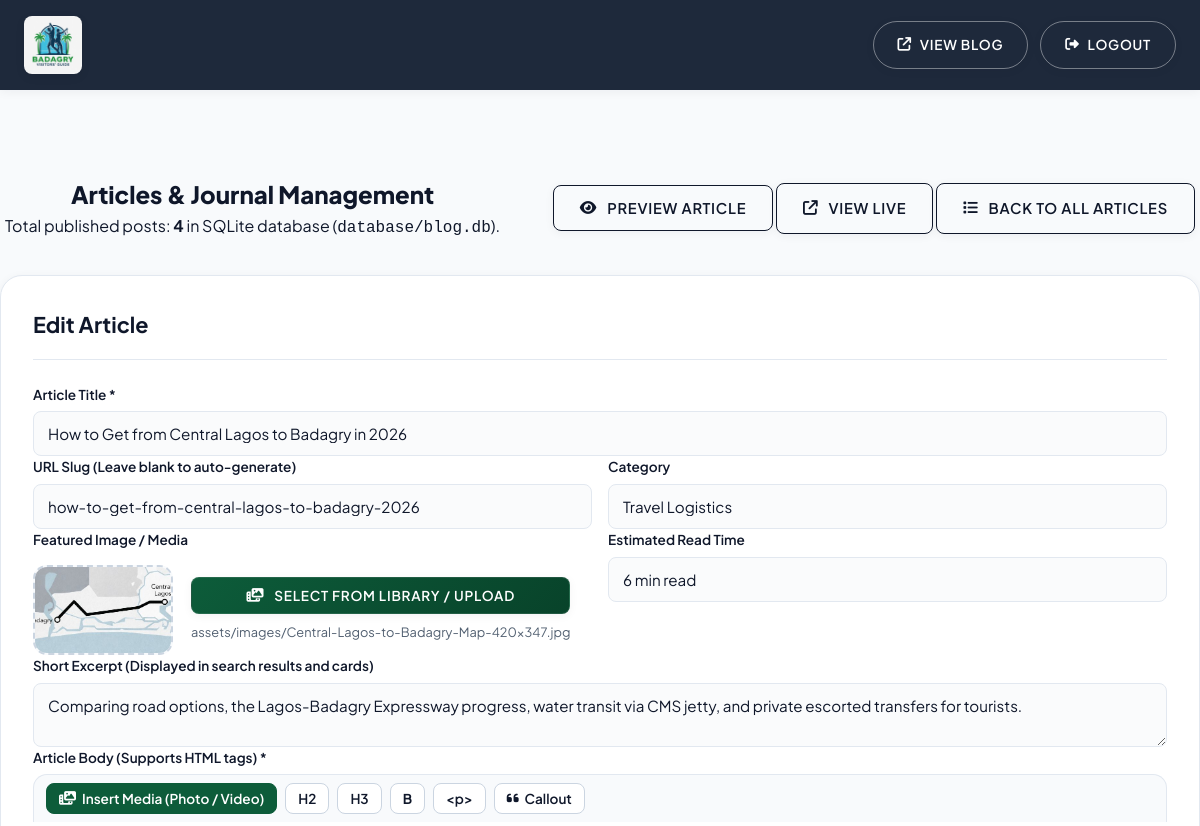
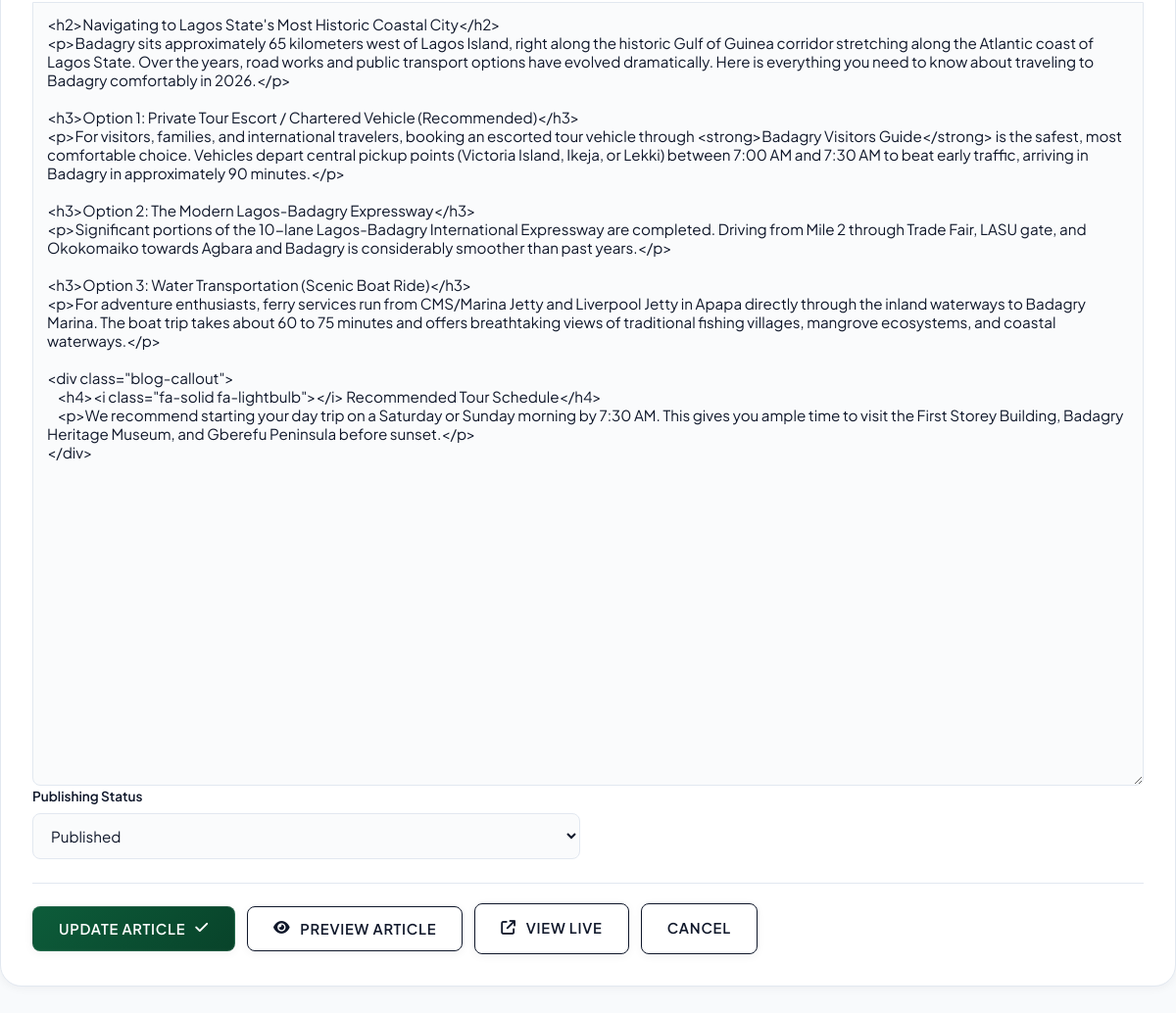
The page /admin?action=edit&id=3 (signed in) on the database its author committed (2 pictures, top to bottom).
### tables this page shows
CREATE TABLE posts (
            id INTEGER PRIMARY KEY AUTOINCREMENT,
            title TEXT NOT NULL,
            slug TEXT UNIQUE NOT NULL,
            excerpt TEXT,
            content TEXT NOT NULL,
            featured_image TEXT,
            author TEXT DEFAULT 'Badagry Visitors Guide',
            category TEXT DEFAULT 'Travel Guide',
            read_time TEXT DEFAULT '5 min read',
            views INTEGER DEFAULT 0,
            published_at DATETIME DEFAULT CURRENT_TIMESTAMP,
            status TEXT DEFAULT 'published'
        );

### admin.php (the view, shortened to what this page needs)
<?php
$db = getDB();
$action = $_GET['action'] ?? 'list';
$error = '';
$isLoggedIn = !empty($_SESSION['admin_logged_in']);
$editPost = null;
if ($isLoggedIn && $action === 'edit' && isset($_GET['id'])) {
    $stmt = $db->prepare("SELECT * FROM posts WHERE id = :id LIMIT 1");
    $stmt->execute([':id' => (int)$_GET['id']]);
    $editPost = $stmt->fetch();
}
$allPosts = [];
if ($isLoggedIn) {
    $allPosts = $db->query("SELECT * FROM posts ORDER BY published_at DESC")->fetchAll();
}
?>
<!DOCTYPE html>
<html lang="en">
<head>
  <link rel="stylesheet" href="https://cdnjs.cloudflare.com/ajax/libs/font-awesome/6.5.1/css/all.min.css" />
  <link rel="stylesheet" href="/style.css?v=3.00" />
</head>
<body class="admin-body">
  <header class="admin-header">
    <div class="site-container admin-header-wrap">
      <a href="/" class="brand-logo">
        <img src="/assets/logo.jpg" alt="Logo" class="brand-logo-img" />
      </a>
      <div class="admin-header-actions">
        <a href="/blog/" class="btn btn-sm btn-outline-white" target="_blank"><i class="fa-solid fa-arrow-up-right-from-square"></i> View Blog</a>
        <?php if ($isLoggedIn): ?>
          <a href="/admin?logout=1" class="btn btn-sm btn-outline-white"><i class="fa-solid fa-right-from-bracket"></i> Logout</a>
        <?php endif; ?>
      </div>
    </div>
  </header>
  <main class="site-container admin-container section-padding">
    <?php if (!$isLoggedIn): ?>
      <div class="admin-login-card">
        <div class="login-header text-center">
          <i class="fa-solid fa-shield-halved login-icon"></i>
          <h2>Author Dashboard</h2>
          <p>Enter your management security PIN to publish and edit articles.</p>
        </div>
        <?php if ($error): ?>
          <div class="admin-alert alert-error"><?= htmlspecialchars($error) ?></div>
        <?php endif; ?>
        <form method="POST" action="/admin" class="admin-form">
          <div class="form-group">
            <div class="password-input-wrap">
              <input type="password" id="login_pin" name="login_pin" class="form-input" placeholder="Enter PIN" required autofocus autocomplete="current-password" />
              <button type="button" class="toggle-password-btn" id="togglePinVisibilityBtn" aria-label="Show or hide PIN" title="Show/Hide PIN">
                <i class="fa-regular fa-eye" id="togglePinIcon"></i>
              </button>
            </div>
          </div>
          <button type="submit" class="btn btn-primary w-100">Unlock Dashboard <i class="fa-solid fa-unlock"></i></button>
        </form>
        <script>
          (function() {
            const pinInput = document.getElementById('login_pin');
            const toggleBtn = document.getElementById('togglePinVisibilityBtn');
            const toggleIcon = document.getElementById('togglePinIcon');
            if (toggleBtn && pinInput && toggleIcon) {
              toggleBtn.addEventListener('click', function(e) {
                e.preventDefault();
                const isPassword = pinInput.getAttribute('type') === 'password';
                pinInput.setAttribute('type', isPassword ? 'text' : 'password');
                toggleIcon.classList.toggle('fa-eye', !isPassword);
                toggleIcon.classList.toggle('fa-eye-slash', isPassword);
                pinInput.focus();
              });
            }
          })();
        </script>
      </div>
    <?php else: ?>
      <div class="admin-dashboard-header">
        <div>
          <h2>Articles &amp; Journal Management</h2>
          <p>Total published posts: <strong><?= count($allPosts) ?></strong> in SQLite database (<code>database/blog.db</code>).</p>
        </div>
        <div class="admin-top-btns">
          <?php if ($action === 'list'): ?>
            <a href="/admin?action=update_sitemaps" class="btn btn-outline-dark" title="Regenerate both sitemap.xml and image-sitemap.xml"><i class="fa-solid fa-arrows-rotate"></i> Update Sitemaps</a>
            <a href="/admin?action=new" class="btn btn-primary"><i class="fa-solid fa-plus"></i> Write New Article</a>
          <?php else: ?>
            <button type="button" class="btn btn-outline-dark" id="previewArticleBtnTop" title="Preview article appearance with live formatting"><i class="fa-solid fa-eye"></i> Preview Article</button>
            <?php if ($editPost && !empty($editPost['slug'])): ?>
              <a href="/blog/<?= htmlspecialchars($editPost['slug']) ?>" target="_blank" class="btn btn-outline-dark" title="View published article on live site"><i class="fa-solid fa-arrow-up-right-from-square"></i> View Live</a>
            <?php endif; ?>
            <a href="/admin" class="btn btn-outline-dark"><i class="fa-solid fa-list"></i> Back to All Articles</a>
          <?php endif; ?>
        </div>
      </div>
      <?php if ($action === 'new' || $action === 'edit'): ?>
        <div class="admin-card">
          <h3 class="admin-card-title"><?= $action === 'edit' ? 'Edit Article' : 'Publish New Article' ?></h3>
          <form method="POST" action="/admin" class="admin-form">
            <div class="form-group">
              <label for="postTitle">Article Title *</label>
              <input type="text" id="postTitle" name="title" class="form-input" required
                value="<?= $editPost ? htmlspecialchars($editPost['title']) : '' ?>"
                placeholder="e.g. 5 Must-See Cultural Landmarks in Badagry" />
            </div>
            <div class="form-row">
              <div class="form-group">
                <label for="postSlug">URL Slug (Leave blank to auto-generate)</label>
                <input type="text" id="postSlug" name="slug" class="form-input"
                  value="<?= $editPost ? htmlspecialchars($editPost['slug']) : '' ?>"
                  placeholder="e.g. 5-must-see-cultural-landmarks-badagry" />
              </div>
              <div class="form-group">
                <label for="postCategory">Category</label>
                <input type="text" id="postCategory" name="category" class="form-input"
                  value="<?= $editPost ? htmlspecialchars($editPost['category']) : 'Travel Guides' ?>"
                  placeholder="e.g. Travel Guides, History &amp; Heritage" />
              </div>
            </div>
            <div class="form-row">
              <div class="form-group" style="flex: 2;">
                <label>Featured Image / Media</label>
                <?php
                  $featVal = $editPost ? htmlspecialchars($editPost['featured_image']) : 'assets/images/Badagry-Heritage-Museum-1-420x347.jpg';
                  $isFeatVideo = preg_match('/\.(mp4|webm|ogg|mov|m4v)$/i', $featVal);
                ?>
                <div class="featured-image-picker">
                  <div class="featured-thumb-wrap" id="featuredThumbWrap">
                    <img id="featuredThumbImg" src="/<?= ltrim($featVal, '/') ?>" alt="Featured preview" style="<?= $isFeatVideo ? 'display: none;' : '' ?>" />
                  </div>
                  <div class="featured-picker-actions">
                    <button type="button" class="btn btn-sm btn-primary" id="openFeaturedMediaBtn">
                      <i class="fa-solid fa-photo-film"></i> Select from Library / Upload
                    </button>
                    <span id="featuredImgPathText" style="font-size: 0.8rem; color: var(--text-muted); word-break: break-all;">
                      <?= $featVal ?>
                    </span>
                  </div>
                </div>
              </div>
              <div class="form-group" style="flex: 1;">
                <label for="postReadTime">Estimated Read Time</label>
                <input type="text" id="postReadTime" name="read_time" class="form-input"
                  value="<?= $editPost ? htmlspecialchars($editPost['read_time']) : '6 min read' ?>" />
              </div>
            </div>
            <div class="form-group">
              <label for="postExcerpt">Short Excerpt (Displayed in search results and cards)</label>
              <textarea id="postExcerpt" name="excerpt" class="form-textarea" rows="2"
                placeholder="Brief 1-2 sentence overview of the article..."><?= $editPost ? htmlspecialchars($editPost['excerpt']) : '' ?></textarea>
            </div>
            <div class="form-group">
              <label for="postContent">Article Body (Supports HTML tags) *</label>
              <div class="editor-toolbar">
                <button type="button" class="btn-tool btn-tool-primary" id="insertContentMediaBtn">
                  <i class="fa-solid fa-photo-film"></i> Insert Media (Photo / Video)
                </button>
                <button type="button" class="btn-tool" onclick="insertTag('h2')" title="Insert Subheading">H2</button>
                <button type="button" class="btn-tool" onclick="insertTag('h3')" title="Insert Sub-subheading">H3</button>
                <button type="button" class="btn-tool" onclick="insertTag('strong')" title="Bold text"><b>B</b></button>
                <button type="button" class="btn-tool" onclick="insertTag('p')" title="Paragraph">&lt;p&gt;</button>
                <button type="button" class="btn-tool" onclick="insertTag('callout')" title="Highlighted callout box"><i class="fa-solid fa-quote-left"></i> Callout</button>
              </div>
              <textarea id="postContent" name="content" class="form-textarea has-toolbar" rows="14" required
                placeholder="Write your article content here. Click 'Insert Media' above to insert photos or videos anywhere in the text..."><?= $editPost ? htmlspecialchars($editPost['content']) : '' ?></textarea>
            </div>
            <div class="form-row">
              <div class="form-group">
                <label for="postStatus">Publishing Status</label>
                <select id="postStatus" name="status" class="form-select">
                  <option value="published" <?= ($editPost && $editPost['status'] === 'published') ? 'selected' : '' ?>>Published</option>
                </select>
              </div>
            </div>
            <div class="admin-form-actions" style="display: flex; gap: 12px; align-items: center; flex-wrap: wrap;">
              <button type="submit" class="btn btn-primary"><?= $action === 'edit' ? 'Update Article' : 'Publish Article' ?> <i class="fa-solid fa-check"></i></button>
              <button type="button" class="btn btn-outline-dark" id="previewArticleBtnBottom" title="Preview article appearance with live formatting"><i class="fa-solid fa-eye"></i> Preview Article</button>
              <?php if ($editPost && !empty($editPost['slug'])): ?>
                <a href="/blog/<?= htmlspecialchars($editPost['slug']) ?>" target="_blank" class="btn btn-outline-dark" title="View published article on live site"><i class="fa-solid fa-arrow-up-right-from-square"></i> View Live</a>
              <?php endif; ?>
              <a href="/admin" class="btn btn-outline-dark">Cancel</a>
            </div>
          </form>
        </div>
      <?php endif; ?>
    <?php endif; ?>
  </main>
</body>
</html>

### rows shown on the page
posts: title "How to Get from Central Lagos to Badagry in 2026", slug "how-to-get-from-central-lagos-to-badagry-2026", category "Travel Logistics", featured_image (picture), featured_image "assets/images/Central-Lagos-to-Badagry-Map-420x347.jpg", read_time "6 min read", excerpt "Comparing road options, the Lagos-Badagry Expressway progress, water transit via CMS jetty, and private escorted transfers for tourists.", content "<h2>Navigating to Lagos State's Most Historic Coastal City</h2> <p>Badagry sits approximately 65 kilometers west of Lagos Island, right along the historic Gulf of Guinea corridor stretching along the Atlantic coast of Lagos State. Over the years, road works and public transport options have evolved dramatically. Here is everything you need to know about traveling to Badagry comfortably in 2026.</p> <h3>Option 1: Private Tour Escort / Chartered Vehicle (Recommended)</h3> <p>For visitors, families, and international travelers, booking an escorted tour vehicle through <strong>Badagry Visitors Guide</strong> is the safest, most comfortable choice. Vehicles depart central pickup points (Victoria…", status "Published"

### other values the page prints
count($allPosts) "4"
